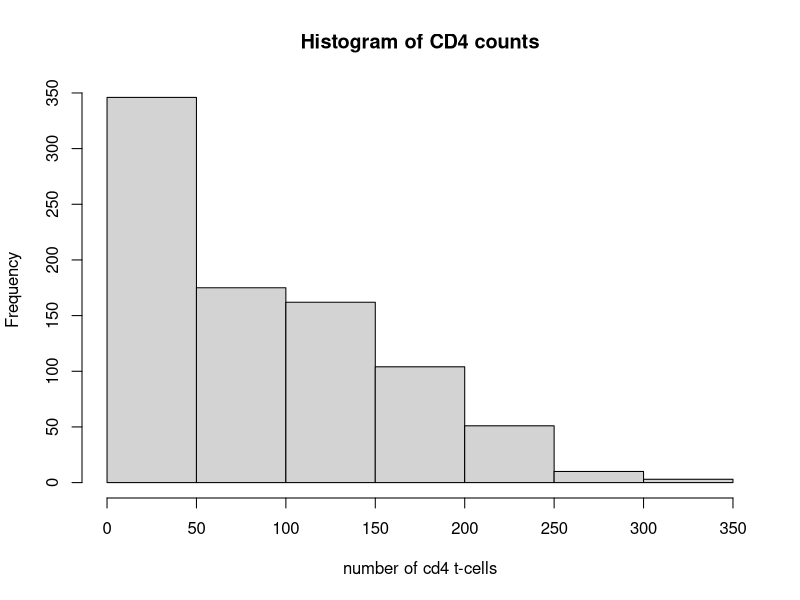
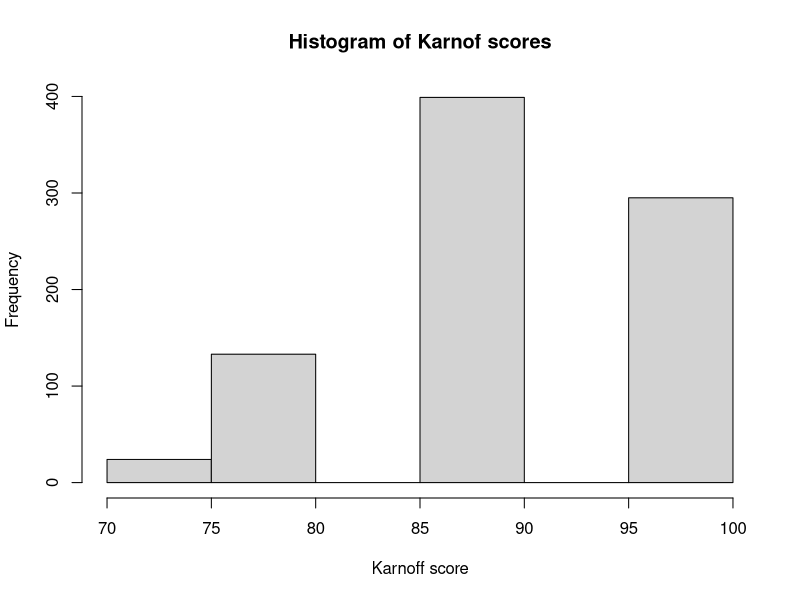
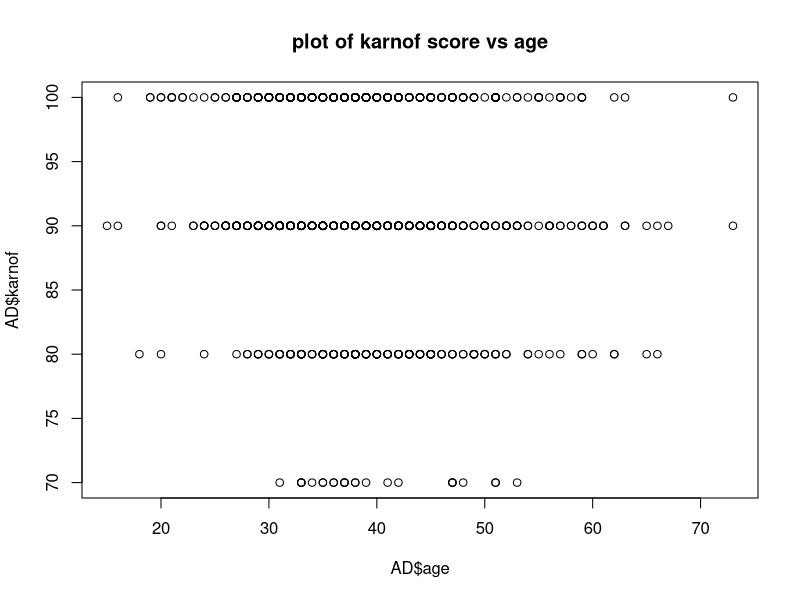
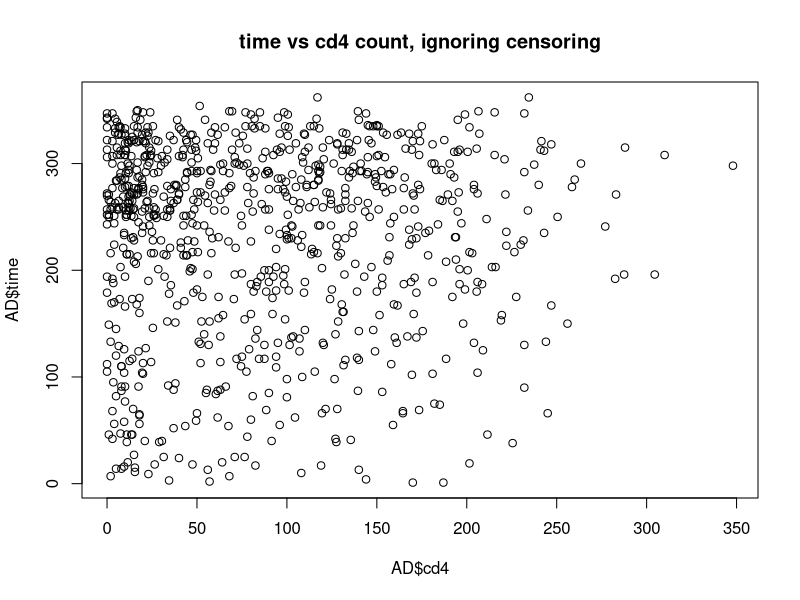

Write the R code that produced these figures, in order.
## ---- chunk 1
knitr::opts_chunk$set(message=FALSE, warning=FALSE, fig.height=4, fig.width=5, 
                      fig.align = "center")
library(tidyverse)
library(broom)
library(survival)
library(survminer)
## ---- chunk 2
AD = read.csv("AIDSdata.csv")
## ---- chunk 3
hist(AD$cd4, main = "Histogram of CD4 counts", xlab = "number of cd4 t-cells")
hist(AD$karnof, main = "Histogram of Karnof scores", xlab = "Karnoff score", breaks = 5)
#I'm having a hard time getting the histogram breaks right - karnoff scores are multiples of 10 and it doesn't like that
plot(AD$age, AD$karnof, main = "plot of karnof score vs age")
plot(AD$cd4, AD$time, main ="time vs cd4 count, ignoring censoring")
## ---- chunk 4
full = coxph(Surv(time, censor) ~ (tx+strat2+sex+raceth+ivdrug+hemophil+karnof+cd4+priorzdv+age)^2, data = AD) 
full$loglik[2]
red = coxph(Surv(time, censor) ~ tx+strat2+sex+raceth+ivdrug+hemophil+karnof+cd4+priorzdv+age, data = AD) 
red$loglik[2]
length(red$coefficients)
1 - pchisq(2 * full$loglik[2] - 2 * red$loglik[2], df = length(full$coefficients) - length(red$coefficients))
full
## ---- chunk 5
full = coxph(Surv(time, censor) ~ (tx+strat2+sex+raceth+ivdrug+hemophil+karnof+cd4+priorzdv+age)^2, data = AD) 
full$loglik[2]
red = coxph(Surv(time, censor) ~ (tx+strat2+sex+raceth+ivdrug+karnof+cd4+priorzdv+age)^2, data = AD) 
red$loglik[2]
1 - pchisq(2 * full$loglik[2] - 2 * red$loglik[2] , df = length(full$coefficients) - length(red$coefficients))
#red

## ---- chunk 6
full = coxph(Surv(time, censor) ~ (tx+strat2+sex+raceth+ivdrug+karnof+cd4+priorzdv+age)^2, data = AD) 
full$loglik[2]
red = coxph(Surv(time, censor) ~ (tx+sex+raceth+ivdrug+karnof+cd4+priorzdv+age)^2, data = AD) 
red$loglik[2]
1 - pchisq(2 * full$loglik[2] - 2 * red$loglik[2] , df = length(full$coefficients) - length(red$coefficients))
red

## ---- chunk 7
full = coxph(Surv(time, censor) ~ (tx+sex+raceth+ivdrug+karnof+cd4+priorzdv+age)^2, data = AD)  
full$loglik[2]
red = coxph(Surv(time, censor) ~ tx*(sex + priorzdv) + raceth*(sex + karnof + age) + ivdrug*(karnof + priorzdv) + karnof*age + cd4, data = AD) 
red$loglik[2]
1 - pchisq(2 * full$loglik[2] - 2 * red$loglik[2] , df = length(full$coefficients) - length(red$coefficients))
red

## ---- chunk 8
full = coxph(Surv(time, censor) ~ tx*(sex + priorzdv) + raceth*(sex + karnof + age) + ivdrug*(karnof + priorzdv) + karnof*age + cd4, data = AD)
full$loglik[2]
red = coxph(Surv(time, censor) ~ tx*(sex + priorzdv) + raceth*(sex + karnof + age) + ivdrug*priorzdv + cd4, data = AD) 
red$loglik[2]
1 - pchisq(2 * full$loglik[2] - 2 * red$loglik[2] , df = length(full$coefficients) - length(red$coefficients))
red

## ---- chunk 9
full = coxph(Surv(time, censor) ~ tx*(sex + priorzdv) + raceth*sex + raceth*karnof + raceth*age + ivdrug*priorzdv + cd4, data = AD) 
full$loglik[2]
red = coxph(Surv(time, censor) ~ tx*(sex + priorzdv) + raceth*sex + raceth*karnof + ivdrug*priorzdv + cd4, data = AD)
red$loglik[2]
1 - pchisq(2 * full$loglik[2] - 2 * red$loglik[2] , df = length(full$coefficients) - length(red$coefficients))
red
## ---- chunk 10
full = coxph(Surv(time, censor) ~ tx*(sex + priorzdv) + raceth*sex + raceth*karnof + ivdrug*priorzdv + cd4, data = AD) 
full$loglik[2]
red = coxph(Surv(time, censor) ~ tx*(sex + priorzdv) + raceth*sex + karnof + ivdrug*priorzdv + cd4, data = AD)
red$loglik[2]
1 - pchisq(2 * full$loglik[2] - 2 * red$loglik[2] , df = length(full$coefficients) - length(red$coefficients))
red
## ---- chunk 11
full = coxph(Surv(time, censor) ~ (tx+strat2+sex+raceth+ivdrug+hemophil+karnof+cd4+priorzdv+age)^2, data = AD) 
red = coxph(Surv(time, censor) ~ tx*(sex + priorzdv) + raceth*sex + ivdrug*priorzdv + karnof + cd4, data = AD)
1 - pchisq(2 * full$loglik[2] - 2 * red$loglik[2] , df = length(full$coefficients) - length(red$coefficients))
## ---- chunk 12
model = coxph(Surv(time, censor) ~ tx*(sex + priorzdv) + raceth*sex + ivdrug*priorzdv + karnof + cd4, data = AD)
model
